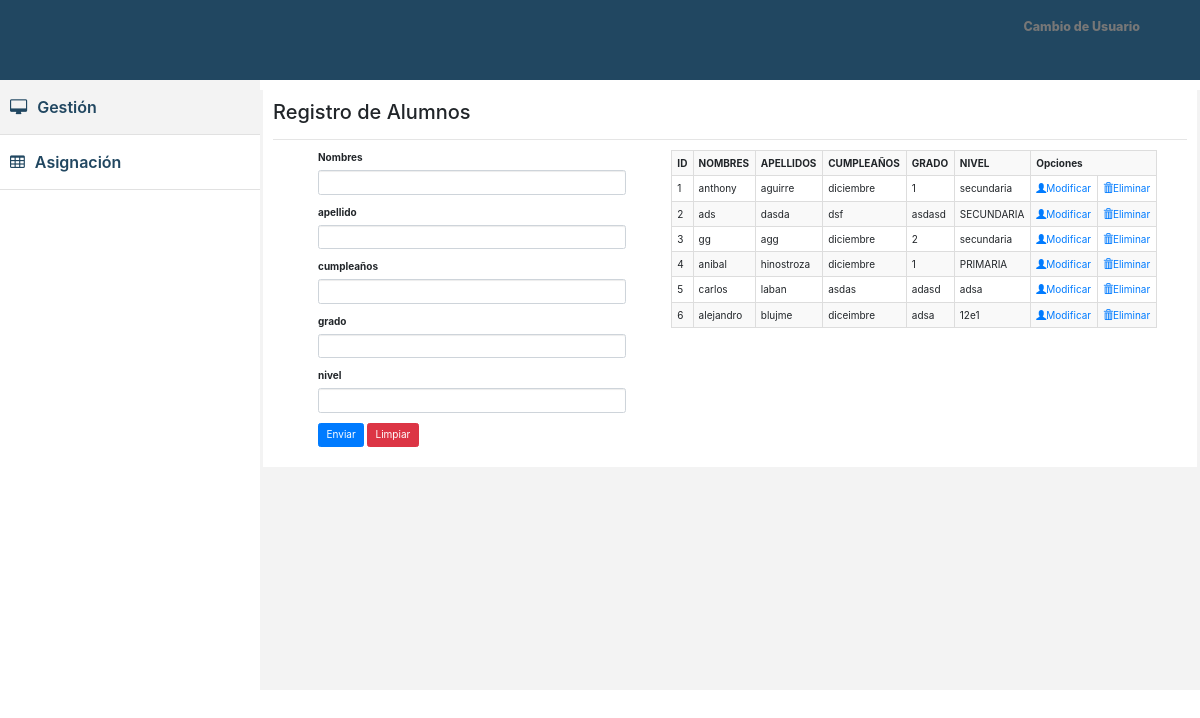
Page /index.php/alumno on the earlier database version.
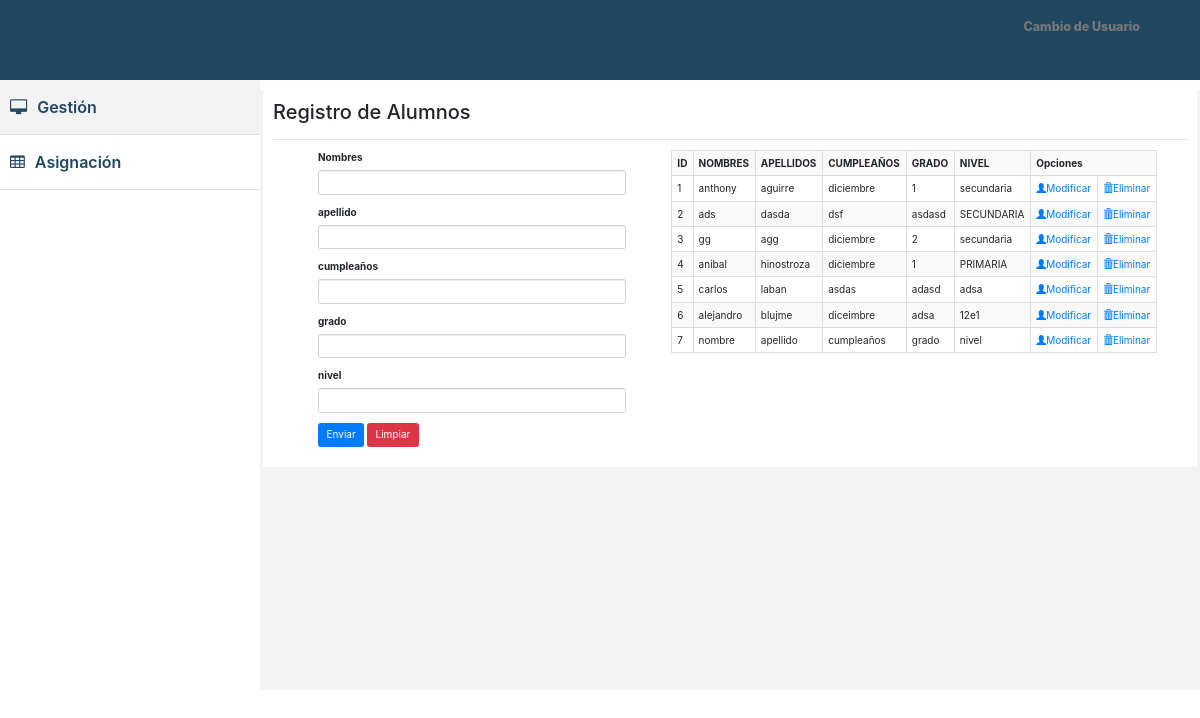
Same page on the later database version.
### tables this page shows
CREATE TABLE `tb_alumno` (
  `id_alumno` int(11) NOT NULL AUTO_INCREMENT,
  `nombre` varchar(50) NOT NULL,
  `apellido` varchar(50) NOT NULL,
  `cumpleanos` varchar(50) NOT NULL,
  `grado` varchar(50) NOT NULL,
  `nivel` varchar(50) NOT NULL,
  PRIMARY KEY (`id_alumno`) USING BTREE
);

### application/controllers/Alumno.php (called while the page is built, shortened)
<?php
class alumno extends CI_Controller {
    function __construct() {
        $this->load->model("m_alumno");
    }
    public function index() {
        $response["alumnos"] = $this->m_alumno->getalumno();
        $this->load->view("alumnos", $response);
    }
}
?>

### index.php (called while the page is built, shortened)
<?php
require_once BASEPATH.'core/CodeIgniter.php';

### application/models/m_alumno.php (called while the page is built, shortened)
<?php
class m_alumno extends CI_Model {
    public function getalumno() {
        return $this->db->query("SELECT id_alumno,nombre,apellido,cumpleanos,grado,nivel FROM tb_alumno")->result();
    }
}
?>

### application/views/alumnos.php (the view, shortened to what this page needs)
<?php $this->load->view("templates/header.php"); ?>
<div id="wrapper">
    <?php $this->load->view('templates/navbar.php'); ?>
    <?php $this->load->view('templates/slider.php'); ?>
    <div id="page-wrapper" >
        <div id="page-inner">
            <div class="row">
                <div class="col-lg-12">
                    <h2>Registro de Alumnos</h2>
                </div>
            </div>
            <hr />
            <div class="container-fluid">
                <div class="col-lg-5">
                    <form method="post" id="alumnoForm" name="alumnoForm">
                        <div class="form-group col-lg-12">
                            <label>Nombres</label>
                            <input type="text" name="nombre" id="nombre" class="form-control" required="true">
                        </div>
                        <div class="form-group col-lg-12">
                            <label>apellido</label>
                            <input type="text" name="apellido" id="apellido" class="form-control" required="true">
                        </div>
                        <div class="form-group col-lg-12">
                            <label>cumpleaños</label>
                            <input type="text" name="cumpleanos" id="cumpleanos" class="form-control" required="true">
                        </div>
                        <div class="form-group col-lg-12">
                            <label>grado</label>
                            <input type="text" name="grado" id="grado" class="form-control" required="true">
                        </div>
                        <div class="form-group col-lg-12">
                            <label>nivel</label>
                            <input type="text" name="nivel" id="nivel" class="form-control" required="true">
                        </div>
                        <div class="form-group col-lg-12">
                            <button type="button" class="btn btn-primary" onclick="addAlumno()">Enviar</button>
                            <input type="reset"  class="btn btn-danger" value="Limpiar" >
                        </div>
                    </form>
                </div>
                <div class="col-lg-7">
                    <table border="1"	class="table table-striped table-bordered table-hover table-condensed">
                        <tr>
                            <th>ID</th>
                            <th>NOMBRES</th>
                            <th>APELLIDOS</th>
                            <th>CUMPLEAÑOS</th>
                            <th>GRADO</th>
                            <th>NIVEL</th>
                            <th colspan="2">Opciones</th>
                        </tr>
                        <?php foreach ($alumnos as $alumno) { ?>
                            <tr>
                                <td><?php echo $alumno->id_alumno ?></td>
                                <td><?php echo $alumno->nombre ?></td>
                                <td><?php echo $alumno->apellido ?></td>
                                <td><?php echo $alumno->cumpleanos ?></td>
                                <td><?php echo $alumno->grado ?></td>
                                <td><?php echo $alumno->nivel ?></td>
                                <td><a href ='#<?php echo $alumno->id_alumno ?>'><span class ='glyphicon glyphicon-user'></span>Modificar</a></td>
                                <td><a href ='#<?php echo $alumno->id_alumno ?>'><span class ='glyphicon glyphicon-trash'></span>Eliminar</a></td>
                            </tr>
                        <?php } ?>
                    </table>
                </div>
            </div>
        </div>
    </div>
</div>

### application/views/templates/header.php (shortened to what this page needs)
<!DOCTYPE html>
<html xmlns="http://www.w3.org/1999/xhtml">
    <head>
        <link href="<?php echo base_url() ?>assets/adminator/css/bootstrap.css" rel="stylesheet" />
        <link href="<?php echo base_url() ?>assets/adminator/css/font-awesome.css" rel="stylesheet" />
        <link href="<?php echo base_url() ?>assets/adminator/css/custom.css" rel="stylesheet" />
        <link href="<?php echo base_url() ?>assets/adminator/css/bootstrap.min.css" rel="stylesheet" />
    </head>
    <body>

### application/views/templates/navbar.php (shortened to what this page needs)
<div class="navbar navbar-inverse navbar-fixed-top">
    <span class="logout-spn" >
        <?php if ($this->session->userdata('username')): ?>
            <a class="navbar-brand" href="<?= site_url('login/logout') ?>">Desconectarse</a>
        <?php else : ?>
            <a class="navbar-brand" href="<?= site_url('login') ?>">Cambio de Usuario</a>
        <?php endif; ?>
    </span>
</div>

### application/views/templates/slider.php
<nav class="navbar-default navbar-side" role="navigation">
    <div class="sidebar-collapse">
        <ul class="nav" id="main-menu">
            <li class="active-link">
                <a href="<?php echo base_url('index.php/home') ?>" ><i class="fa fa-desktop "></i>Gestión </a>
            </li>
            <li>
                <a href="#"><i class="fa fa-table "></i>Asignación  </a>
            </li>
        </ul>
    </div>
</nav>

### assets/adminator/css/custom.css (style rules this page uses)
body { font-family: 'Open Sans', sans-serif; line-height:30px; }
#wrapper { width: 100%; }
#page-wrapper { padding: 0px 3px; min-height: 600px; background:#F3F3F3; }
#page-inner { width:100%; margin:10px 20px 10px 0px; background-color:#fff!important; padding:10px; min-height:-webkit-fill-available; }
.sidebar-collapse .nav { padding:0; }
.sidebar-collapse > .nav > li > a { padding:15px 10px; color: #214761; font-weight: 600; font-size: 16px; }
.sidebar-collapse > .nav > li { border-bottom:1px solid #e1e1e1; }
.navbar-side { border:none; background-color: #fff; }
.navbar-inverse { background-color: #214761; border-color: #F0F0F0; min-height: 80px; }
.nav > li > a > i { margin-right:10px; }
.logout-spn { float:right; color:#fff; font-size:25px; font-weight:800; margin:20px; margin: 10px 25px 10px 50px; }
.logout-spn a { text-decoration:none; }
.active-link { background-color:#f3f3f3; }
@media (min-width:768px) { #page-wrapper { margin: 0 0 0 260px; } }
@media (min-width:768px) { .navbar-side { z-index: 1; position: absolute; width: 260px; } }

Differences in the rows shown:
added tb_alumno: id_alumno "7", nombre "nombre", apellido "apellido", cumpleanos "cumpleaños", grado "grado", nivel "nivel"
